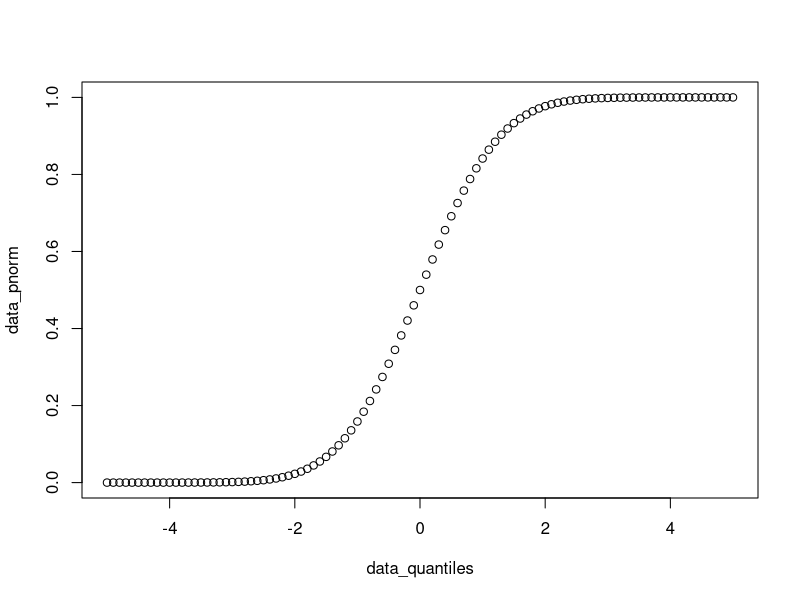
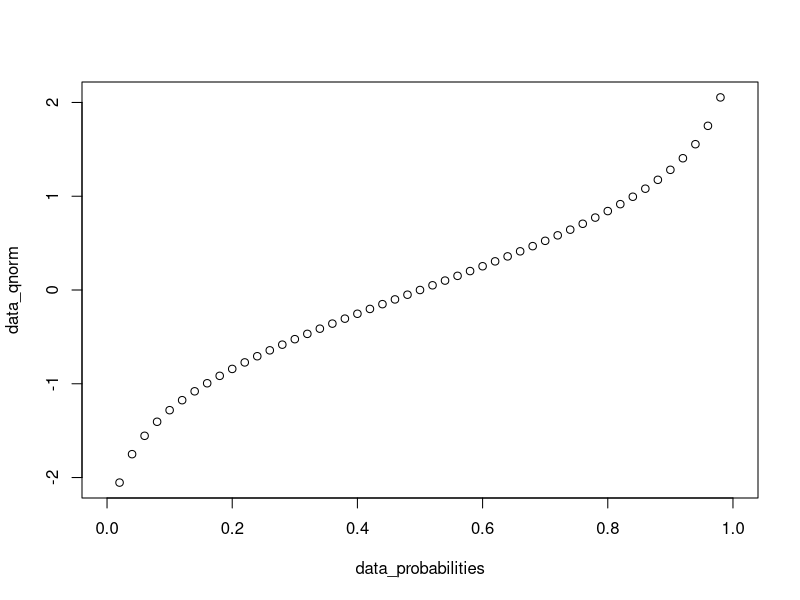
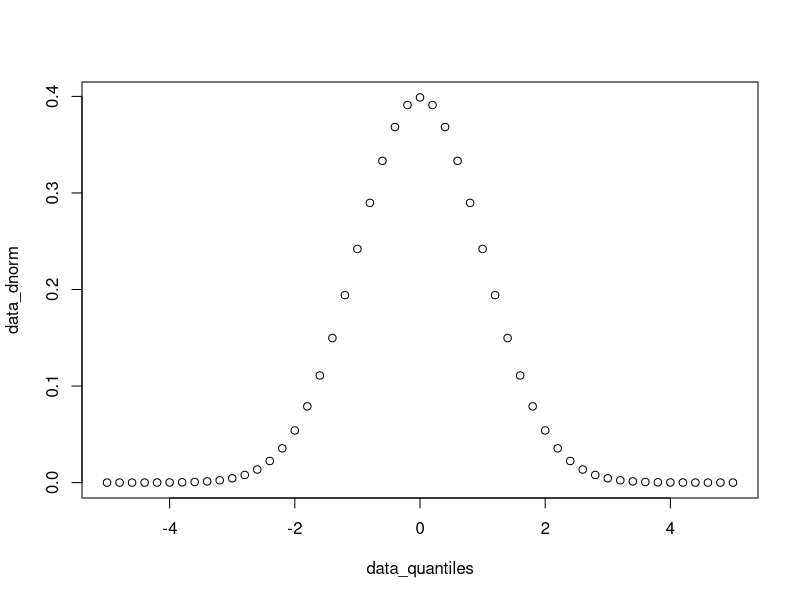
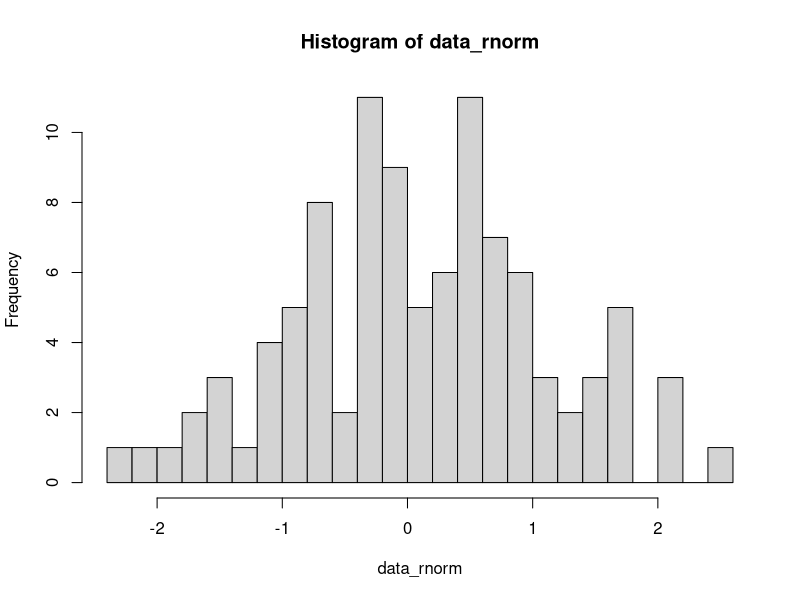
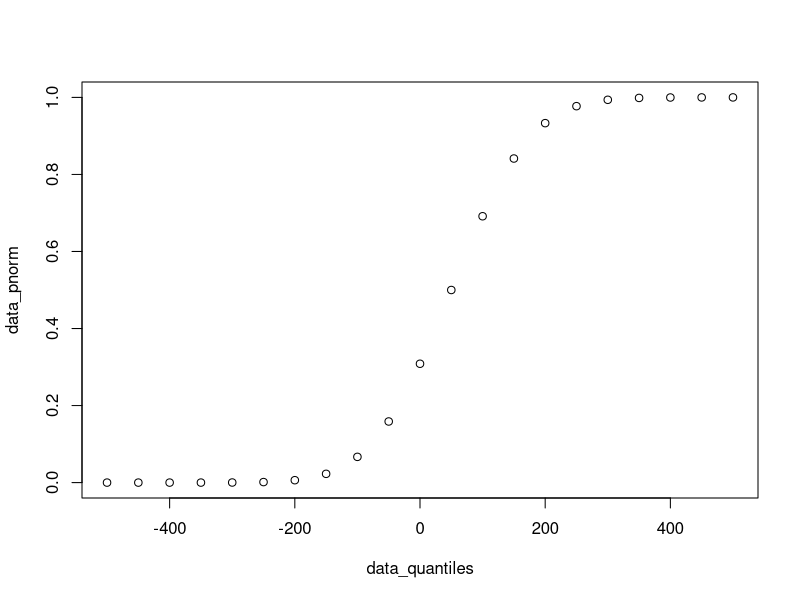
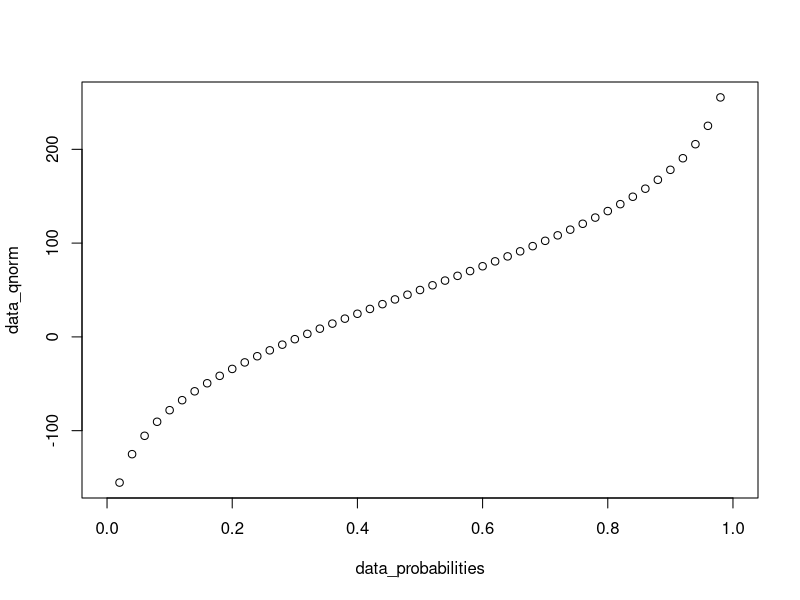
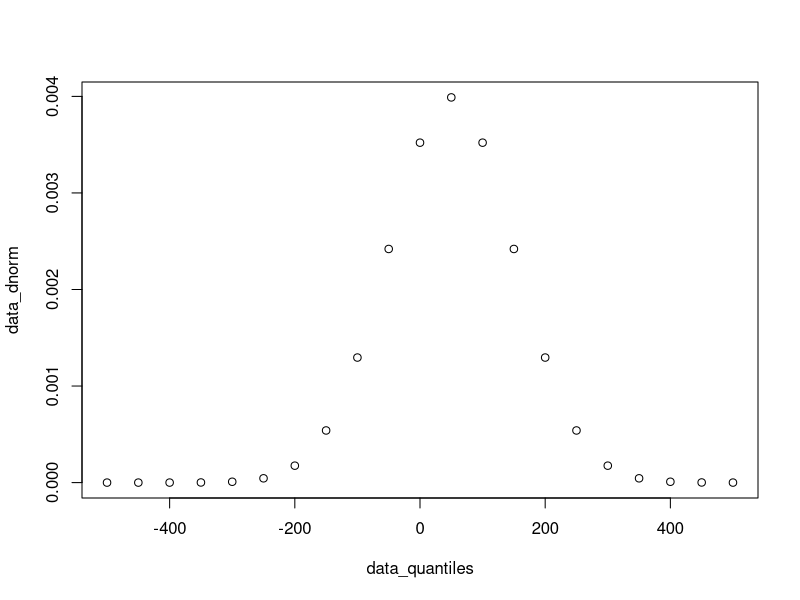
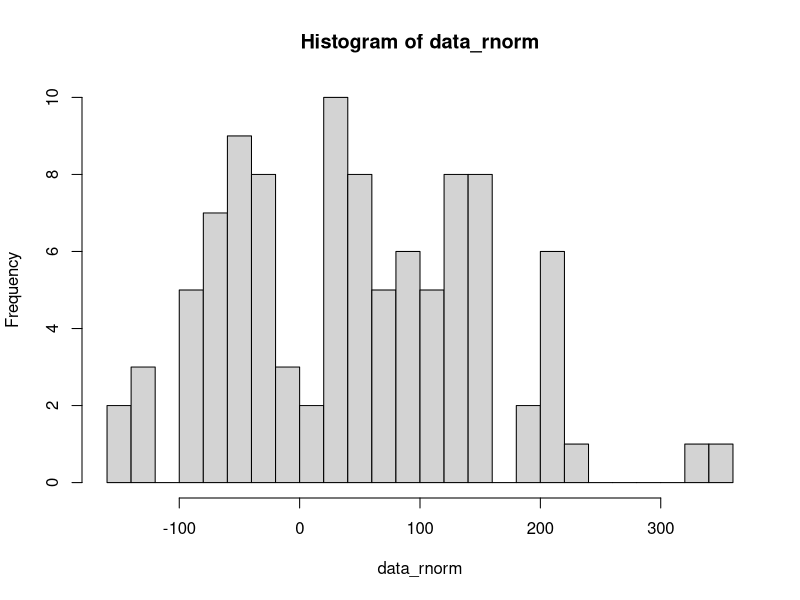

Source code (R) for these figures, in order:
## ---- chunk 1
knitr::opts_chunk$set(echo = TRUE)
## ---- chunk 2
data_quantiles <- seq(-5, 5, 0.1)
head(data_quantiles)
## ---- chunk 3
data_pnorm <- pnorm(q = data_quantiles) 
head(data_pnorm)
## ---- chunk 4
plot(data_quantiles, data_pnorm)
## ---- chunk 5
data_probabilities <- seq(from = 0, to = 1, by = 0.02)
head(data_probabilities)
## ---- chunk 6
data_qnorm <- qnorm(p = data_probabilities) 
head(data_qnorm)
## ---- chunk 7
plot(data_probabilities, data_qnorm)
## ---- chunk 8
data_quantiles <- seq(-5, 5, 0.2)
head(data_quantiles)
## ---- chunk 9
data_dnorm <- dnorm(x = data_quantiles) 
head(data_dnorm)
## ---- chunk 10
plot(data_quantiles, data_dnorm)
## ---- chunk 11
data_rnorm <- rnorm(n = 100)
head(data_rnorm)
## ---- chunk 12
hist(data_rnorm, breaks = 20)
## ---- chunk 13
data_quantiles <- seq(-500, 500, 50)
head(data_quantiles)
## ---- chunk 14
data_pnorm <- pnorm(q = data_quantiles, mean = 50, sd = 100)
head(data_pnorm)
## ---- chunk 15
plot(data_quantiles, data_pnorm)
## ---- chunk 16
data_probabilities <- seq(from = 0, to = 1, by = 0.02)
head(data_probabilities)
## ---- chunk 17
data_qnorm <- qnorm(p = data_probabilities, mean = 50, sd = 100) 
head(data_qnorm)
## ---- chunk 18
plot(data_probabilities, data_qnorm)
## ---- chunk 19
data_quantiles <- seq(-500, 500, 50)
head(data_quantiles)
## ---- chunk 20
data_dnorm <- dnorm(x = data_quantiles, mean = 50, sd = 100) 
head(data_dnorm)
## ---- chunk 21
plot(data_quantiles, data_dnorm)
## ---- chunk 22
data_rnorm <- rnorm(n = 100, mean = 50, sd = 100)
head(data_rnorm)
## ---- chunk 23
hist(data_rnorm, breaks = 20)
## ---- chunk 24
data_quantiles <- seq(0, 50, 1)
head(data_quantiles)
## ---- chunk 25
data_pbinom <- pbinom(q = data_quantiles, size = 50, prob = 0.1)
head(data_pbinom)
## ---- chunk 26
plot(data_quantiles, data_pbinom)
## ---- chunk 27
data_probabilities <- seq(from = 0, to = 1, by = 0.02)
head(data_probabilities)
## ---- chunk 28
data_qbinom <- qbinom(p = data_probabilities, size = 50, prob = 0.1)
head(data_qbinom)
## ---- chunk 29
plot(data_probabilities, data_qbinom)
## ---- chunk 30
data_quantiles <- seq(0, 50, 1)
head(data_quantiles)
## ---- chunk 31
data_dbinom <- dbinom(x = data_quantiles, size = 50, prob = 0.1)
head(data_dbinom)
## ---- chunk 32
plot(data_quantiles, data_dbinom)
## ---- chunk 33
data_rbinom <- rbinom(n = 100, size = 50, prob = 0.1)
head(data_rbinom)
## ---- chunk 34
hist(data_rbinom, breaks = 20)
## ---- chunk 35
data_rnorm <- rnorm(n = 1000, mean = 50, sd = 100)
quantile(data_rnorm, probs = seq(0, 1, 0.1))
## ---- chunk 36
plot(
  seq(0, 1, 0.1),
  quantile(data_rnorm, probs = seq(0, 1, 0.1))
)
## ---- chunk 37
set.seed(1)
x <- rnorm(n = 1000, mean = 0, sd = 1)
y <- rnorm(n = 2000, mean = 1, sd = 1)
## ---- chunk 38
par(mfrow = c(2, 1))
hist(x, breaks = 30)
hist(y, breaks = 30)
par(mfrow = c(1, 1 ))
## ---- chunk 39
t.test(x, y)
## ---- chunk 40
t.test(y, x)
## ---- chunk 41
set.seed(1)
n_sample <- 10
x <- runif(n = n_sample, min = 10, max = 20)
y <- x + 2 + rnorm(n = n_sample, mean = 0, sd = 1)
## ---- chunk 42
mean(y - x)
## ---- chunk 43
t.test(x, y, paired = TRUE)
## ---- chunk 44
set.seed(1)
x <- runif(n = 10, min = 1, max = 11)
y <- runif(n = 5, min = 3, max = 13)
## ---- chunk 45
wilcox.test(x, y)
## ---- chunk 46
wilcox.test(x, y, alternative = "less")
## ---- chunk 47
set.seed(1)
n_sample <- 1000
x1 <- rnorm(n = n_sample, mean = 10, sd = 2)
x2 <- x1 + 5 + rnorm(n = n_sample, mean = 0, sd = 1)
x3 <- x2 + 0 + rnorm(n = n_sample, mean = 0, sd = 0.5)
data_aov <- data.frame(
  value = c(x1, x2, x3),
  group = c(
    rep("x1", length(x1)),
    rep("x2", length(x2)),
    rep("x3", length(x3))
  )
)
head(data_aov)
## ---- chunk 48
aov_result <- aov(value ~ group, data_aov)
aov_result
## ---- chunk 49
summary(aov_result)
## ---- chunk 50
data_fisher <- matrix(
  data = c(12, 4, 3, 23),
  nrow = 2, ncol = 2,
  dimnames = list(
    c("DE", "Not DE"),
    c("In pathway", "Not in pathway")
  )
)
data_fisher
## ---- chunk 51
fisher.test(data_fisher)
## ---- chunk 52
data_p_values <- runif(1E3, min = 0, max = 1)
data_p_adjusted <- p.adjust(data_p_values, method = "BH")
head(sort(data_p_adjusted))
## ---- chunk 53
par(mfrow = c(2, 1))
hist(data_p_values, xlim = c(0, 1), breaks = seq(0, 1, 0.05))
hist(data_p_adjusted, xlim = c(0, 1), breaks = seq(0, 1, 0.05))
par(mfrow = c(1, 1))
## ---- chunk 54
data("iris")
## ---- chunk 55
iris_features <- iris[, c("Sepal.Length", "Sepal.Width", "Petal.Length", "Petal.Width")]
head(iris_features)
## ---- chunk 56
pca_iris <- prcomp(iris_features, center = TRUE, scale. = TRUE)
pca_iris
## ---- chunk 57
str(pca_iris)
## ---- chunk 58
pca_iris$rotation
## ---- chunk 59
plot(pca_iris$x[, "PC1"], pca_iris$x[, "PC2"])
## ---- chunk 60
plot(pca_iris$x[, "PC1"], pca_iris$x[, "PC2"], col = iris$Species)
## ---- chunk 61
explained_variance_ratio <- pca_iris$sdev ^ 2 / sum(pca_iris$sdev ^ 2)
explained_variance_ratio
## ---- chunk 62
barplot(explained_variance_ratio)
## ---- chunk 63
dist_iris <- dist(iris_features, method = "euclidean")
hclust_iris_ward <- hclust(dist_iris, method = "ward.D2")
hclust_iris_ward
## ---- chunk 64
plot(hclust_iris_ward, labels = FALSE)
## ---- chunk 65
iris_hclust_ward_labels <- cutree(hclust_iris_ward, k = 3)
iris_hclust_ward_labels
## ---- chunk 66
# complete
hclust_iris_complete <- hclust(dist_iris, method = "complete")
iris_hclust_complete_labels <- cutree(hclust_iris_complete, k = 3)
iris_hclust_complete_labels
## ---- chunk 67
# average
hclust_iris_average <- hclust(dist_iris, method = "average")
iris_hclust_average_labels <- cutree(hclust_iris_average, k = 3)
iris_hclust_average_labels
## ---- chunk 68
# single
hclust_iris_single <- hclust(dist_iris, method = "single")
iris_hclust_single_labels <- cutree(hclust_iris_single, k = 3)
iris_hclust_single_labels
## ---- chunk 69
par(mfrow = c(2, 2))
plot(iris$Sepal.Length, iris$Sepal.Width, col = iris_hclust_ward_labels)
plot(iris$Sepal.Length, iris$Sepal.Width, col = iris_hclust_complete_labels)
plot(iris$Sepal.Length, iris$Sepal.Width, col = iris_hclust_average_labels)
plot(iris$Sepal.Length, iris$Sepal.Width, col = iris_hclust_single_labels)
par(mfrow = c(1, 1))
